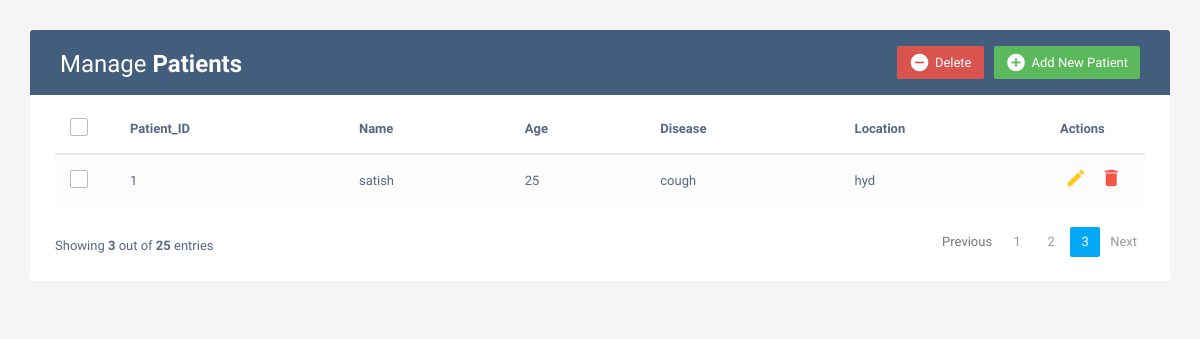
The app's page /home, older data.
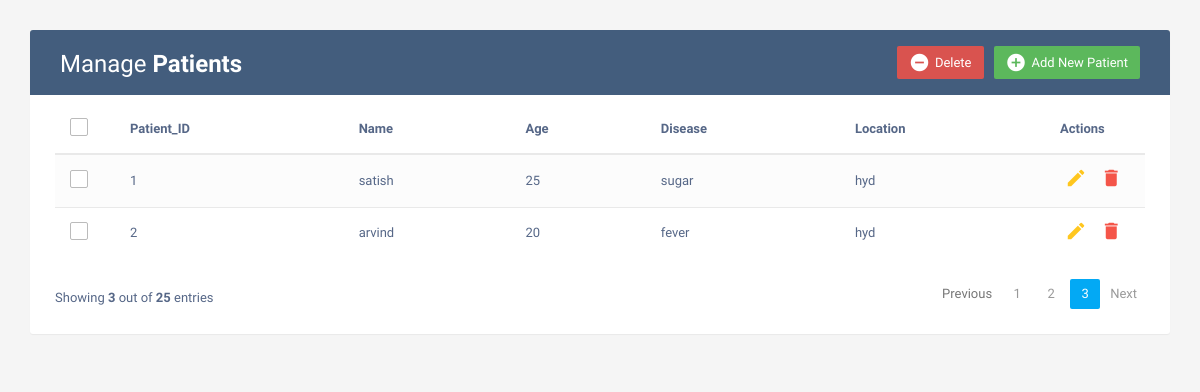
The same page, newer data.
### CRUD/models.py (models this page shows)
class Patients(models.Model):
    Patient_ID = models.IntegerField()
    Name = models.CharField(max_length=200)
    Age = models.IntegerField()
    Disease = models.CharField(max_length=200)
    Location = models.CharField(max_length=200)

### CRUD/views.py (the view)
# urls.py: path('home',views.INDEX,name='home'),
def INDEX(request):
    pat=Patients.objects.all()
    context = {
        'pat':pat,
    }
    return render(request,'index.html',context)

### templates/index.html (shortened to what this page needs)
{% load static %}
<!DOCTYPE html>
<html lang="en">
<head>
<link rel="stylesheet" href="https://maxcdn.bootstrapcdn.com/font-awesome/4.7.0/css/font-awesome.min.css">
<link rel="stylesheet" href="https://maxcdn.bootstrapcdn.com/bootstrap/3.3.7/css/bootstrap.min.css">
  <body>
    <div class="container">
        <div class="table-wrapper">
            <div class="table-title">
                <div class="row">
                    <div class="col-sm-6">
						<h2>Manage <b>Patients </b></h2>
					</div>
					<div class="col-sm-6">
						<a href="#addPatientModal" class="btn btn-success" data-toggle="modal"><i class="material-icons">&#xE147;</i> <span>Add New Patient</span></a>
						<a href="#deletePatientModal" class="btn btn-danger" data-toggle="modal"><i class="material-icons">&#xE15C;</i> <span>Delete</span></a>
					</div>
                </div>
            </div>
            <table class="table table-striped table-hover">
                <thead>
                    <tr>
						<th>
							<span class="custom-checkbox">
								<label for="selectAll"></label>
							</span>
						</th>
                        <th>Patient_ID</th>
                        <th>Name</th>
						<th>Age</th>
                        <th>Disease</th>
                        <th>Location</th>
                        <th>Actions</th>
                    </tr>
                </thead>
                <tbody>
                    {% for i in pat %}
                    <tr>
						<td>
							<span class="custom-checkbox">
								<label for="checkbox1"></label>
							</span>
						</td>
                        <td>{{i.Patient_ID}}</td>
                        <td>{{i.Name}}</td>
                        <td>{{i.Age}}</td>
						<td>{{i.Disease}}</td>
                        <td>{{i.Location}}</td>
                        <td>
                            <a href="#editPatientModal-{{forloop.counter}}" class="edit" data-toggle="modal"><i class="material-icons" data-toggle="tooltip" title="Edit">&#xE254;</i></a>
                            <a href="#deletePatientModal-{{forloop.counter}}" class="delete" data-toggle="modal"><i class="material-icons" data-toggle="tooltip" title="Delete">&#xE872;</i></a>
                        </td>
                    </tr>
					{% endfor %}
                </tbody>
            </table>
			<div class="clearfix">
                <div class="hint-text">Showing <b>3</b> out of <b>25</b> entries</div>
                <ul class="pagination">
                    <li class="page-item disabled"><a href="#">Previous</a></li>
                    <li class="page-item"><a href="#" class="page-link">1</a></li>
                    <li class="page-item"><a href="" class="page-link">2</a></li>
                    <li class="page-item active"><a href="#" class="page-link">3</a></li>
                    <li class="page-item"><a href="#" class="page-link">Next</a></li>
                </ul>
            </div>
        </div>
    </div>
</body>
</html>

### templates/index.html (style rules this page uses)
body { color: #566787; background: #f5f5f5; font-family: 'Varela Round', sans-serif; font-size: 13px; }
.table-wrapper { background: #fff; padding: 20px 25px; margin: 30px 0; border-radius: 3px; box-shadow: 0 1px 1px rgba(0,0,0,.05); }
.table-title { padding-bottom: 15px; background: #435d7d; color: #fff; padding: 16px 30px; margin: -20px -25px 10px; border-radius: 3px 3px 0 0; }
.table-title h2 { margin: 5px 0 0; font-size: 24px; }
.table-title .btn { color: #fff; float: right; font-size: 13px; border: none; min-width: 50px; border-radius: 2px; border: none; outline: none !important; margin-left: 10px; }
.table-title .btn i { float: left; font-size: 21px; margin-right: 5px; }
.table-title .btn span { float: left; margin-top: 2px; }
table.table tr th, table.table tr td { border-color: #e9e9e9; padding: 12px 15px; vertical-align: middle; }
table.table tr th:first-child { width: 60px; }
table.table tr th:last-child { width: 100px; }
table.table-striped tbody tr:nth-of-type(odd) { background-color: #fcfcfc; }
table.table td:last-child i { opacity: 0.9; font-size: 22px; margin: 0 5px; }
table.table td a { font-weight: bold; color: #566787; display: inline-block; text-decoration: none; outline: none !important; }
table.table td a.edit { color: #FFC107; }
table.table td a.delete { color: #F44336; }
table.table td i { font-size: 19px; }
.pagination { float: right; margin: 0 0 5px; }
.pagination li a { border: none; font-size: 13px; min-width: 30px; min-height: 30px; color: #999; margin: 0 2px; line-height: 30px; border-radius: 2px !important; text-align: center; padding: 0 6px; }
.pagination li.active a, .pagination li.active a.page-link { background: #03A9F4; }
.hint-text { float: left; margin-top: 10px; font-size: 13px; }
.custom-checkbox { position: relative; }
.custom-checkbox label:before { width: 18px; height: 18px; }
.custom-checkbox label:before { content: ''; margin-right: 10px; display: inline-block; vertical-align: text-top; background: white; border: 1px solid #bbb; border-radius: 2px; box-sizing: border-box; z-index: 2; }

Row changes from the older to the newer data that the page shows:
changed Patients "satish": Disease "cough" → "sugar"
added Patients: Patient_ID "2", Name "arvind", Age "20", Disease "fever", Location "hyd"
